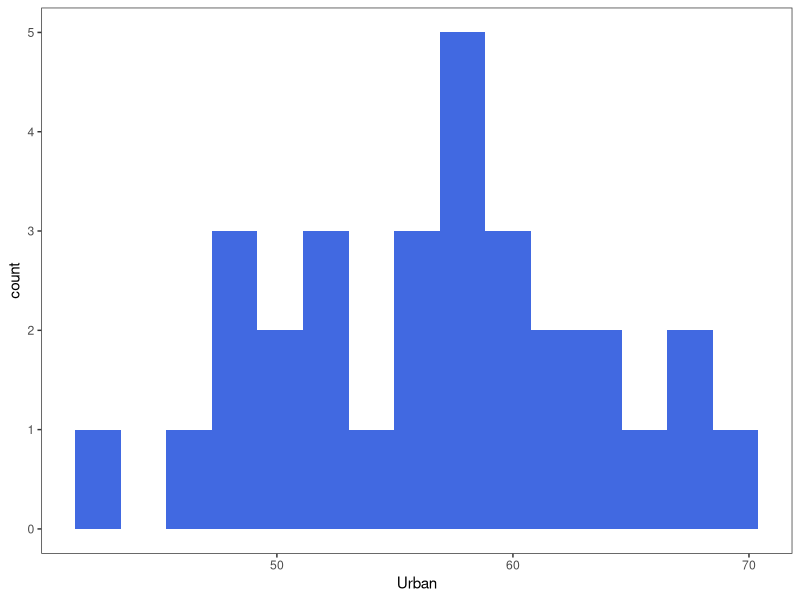
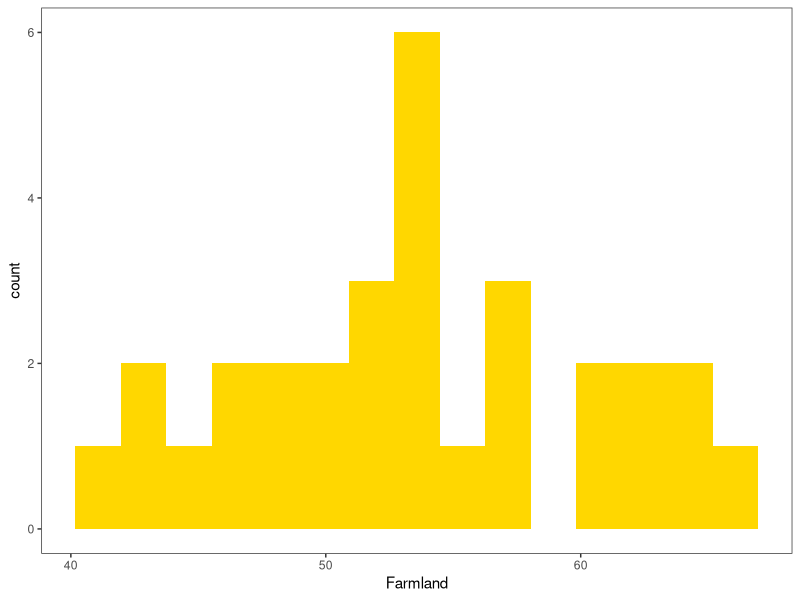
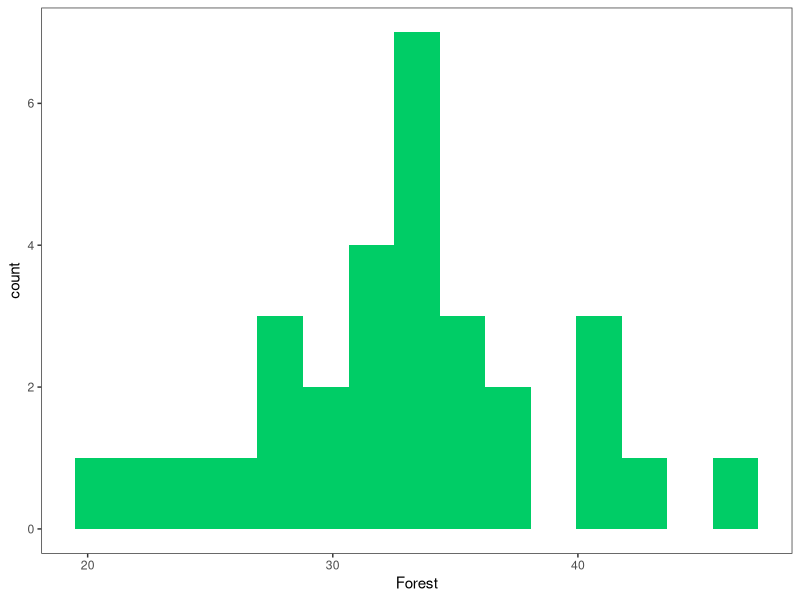
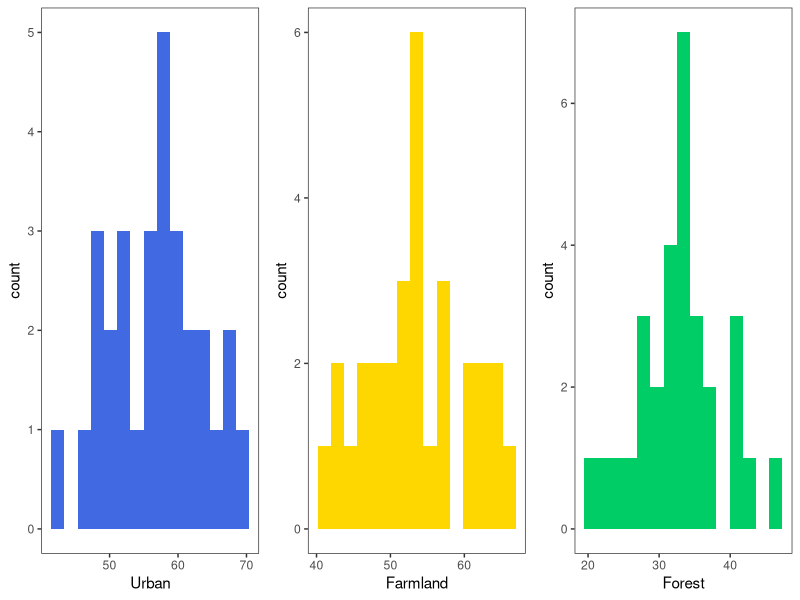
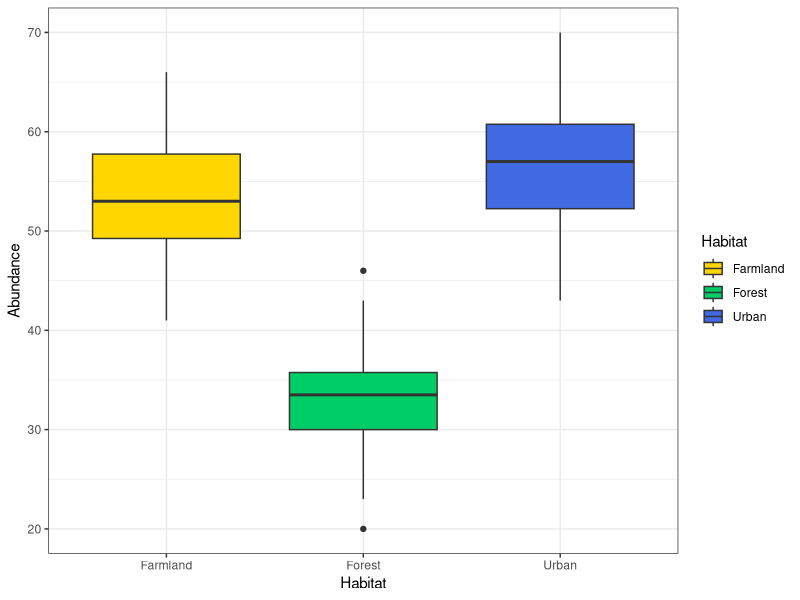
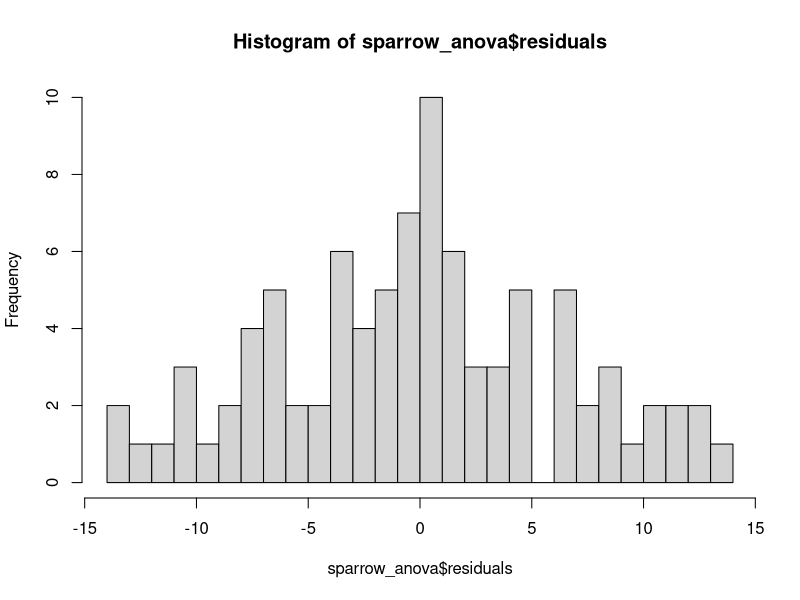
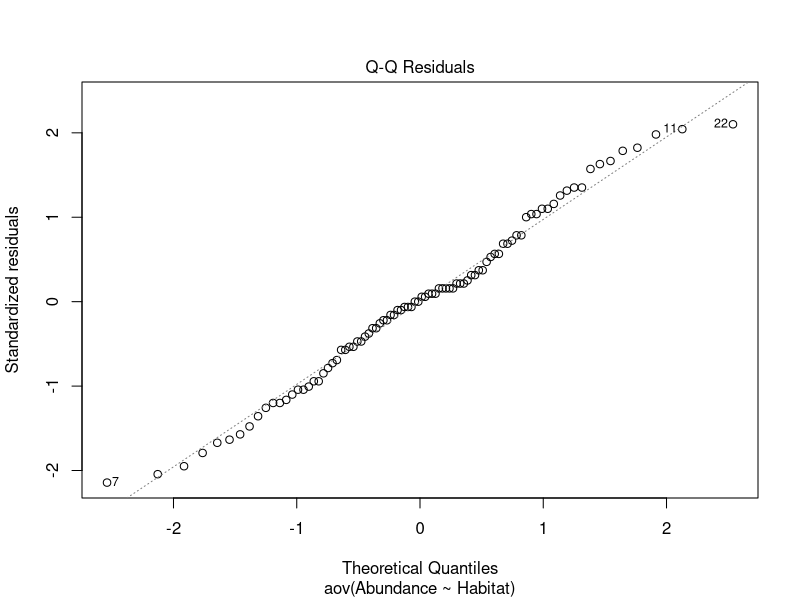
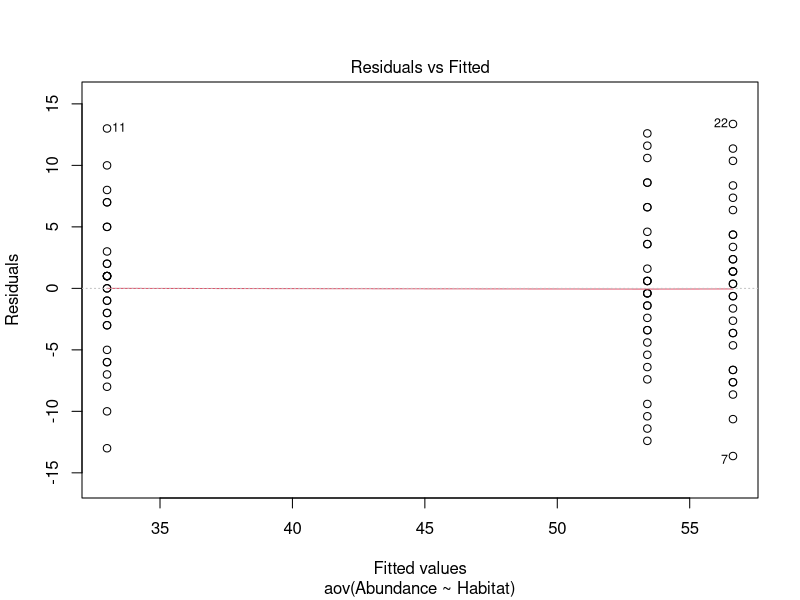

Source code (R) for these figures, in order:
# ANOVA and Tukey's HSD Tutorial full script
# Written by Abigail Haining
# Email - s2317501@ed.ac.uk
# 19/11/24

# Workflow:
# 1) Set working directory, load packages and import data
# 2) Data manipulation
# 3) Data visualisation
# 4) Running a one-way ANOVA
# 5) Running Tukey's HSD
# 6) Communicating model results



# 1) Set working directory, load packages and import data ----

# Set the working directory (enter your own filepath here)
setwd("C:/Users/abiga/OneDrive/3rd year/Data Science in EES/tutorial-Abigail-Louise")

# You can check where your working directory is
getwd()

# Load packages
library(tidyverse)
library(broom)
library(gridExtra)

# Import data
sparrow <- read_csv("data/house_sparrow.csv")

# Check the data
head(sparrow)
view(sparrow)


# 2) Data manipulation ----

# Convert data frame to long form
sparrow_long <- pivot_longer(sparrow, cols = c(Urban, Forest, Farmland), names_to = "Habitat", values_to = "Abundance")


# 3) Data visualisation ----

# Visualising data with histograms to check for normal distribution for each habitat type
# Urban
(sparrow_urban <- ggplot(sparrow, aes(x = Urban)) +
   geom_histogram(bins = 15, 
                  fill = "royalblue") +
  theme_test())

# Farmland
(sparrow_farmland <- ggplot(sparrow, aes(x = Farmland)) +
    geom_histogram(bins = 15, 
                   fill = "gold") +
    theme_test())

# Forest
(sparrow_forest <- ggplot(sparrow, aes(x = Forest)) +
    geom_histogram(bins = 15,
                   fill = "springgreen3") +
    theme_test())

# Arranging plots in a single panel
grid.arrange(sparrow_urban, sparrow_farmland, sparrow_forest, nrow = 1)

# Visualising data with a boxplot
(sparrow_boxplot <- ggplot(sparrow_long,                                      
                           aes(x = Habitat, y = Abundance, fill = Habitat)) + # Setting x axis as habitat and y as abundance 
   geom_boxplot() +                                                           # Adding data as a boxplot
   scale_fill_manual(values = c("gold", "springgreen3", "royalblue")) +       # Setting box colours to colourblind friendly colours
   theme_bw())                                                                # Apply a clean theme


# 4) Running a one-way ANOVA ----

# Running a one-way ANOVA of abundance against habitat
sparrow_anova <- aov(Abundance ~ Habitat, data = sparrow_long)

# Printing summary output
summary(sparrow_anova)

# Checking assumptions:

# Normal distribution of residuals - this can be checked by plotting a histogram of the residuals and a normal Q-Q plot

hist(sparrow_anova$residuals, breaks = 30)  # Plotting histogram of residuals and increasing intervals to get a better visualisation
# The residuals do not look normally distributed

plot(sparrow_anova, which = 2) # Plotting Q-Q plot
# There are heavy tails present which suggests the data has a skewed distribution 
# Or the outliers do not follow a normal distribution (by looking at the histogram it appears to be the this)

# Checking for homoscedasticity
plot(sparrow_anova, which = 1)
# The red line is flat against grey dashed line which is what we want to see


# 5) Running Tukey's HSD ----

# Running Tukey's HSD post-hoc test on the anova output and setting the confidence level to 95%
(sparrow_test <- TukeyHSD(sparrow_anova, conf.level=.95))

# To convert results into a better presented format of the summary table you can use the broom package
(tukey_results <- broom::tidy(sparrow_test)) # Creating tidy data frame using broom

# Plotting Tukey's test result
plot(sparrow_test)


# 6) Communicating model results ----

# Creating summary table of key statistics 
sparrow_summary <- sparrow_long %>%
  group_by(Habitat) %>%                          # Grouping the abundance data by habitat
  summarise(n = n(),                             # "n" is the number of observations
            average_abundance = mean(Abundance), # Average abundance of each habitat
            SD = sd(Abundance)) %>%              # Standard deviation of abundance in each habitat
  mutate(SE = SD/sqrt(n))                        # Standard error of abundance in each habitat

# Creating bar plot of sparrow summary
(sparrow_barplot <- ggplot(data = sparrow_summary) +
    geom_bar(aes(x = Habitat, y = average_abundance, fill = Habitat),    # Creating bar plot with habitat on the x axis and average abundance on the y
             stat = "identity", colour = "black") +                      # Setting stat to identity uses average_abundance instead of count and adding black borders to bars
    geom_errorbar(aes(x = Habitat, ymin = average_abundance - SE,        # Adding error bars to represent standard error
                      ymax = average_abundance + SE), width = 0.25,          # Setting width of the error bars to 0.25 for better visibility
                  colour = "black", linewidth = 0.6) +                   # Setting colour and thickness of error bars
    scale_fill_manual(values = c("gold", "springgreen3", "royalblue")) + # Setting bar colours to colourblind friendly colours
    labs(x = "\n Habitat", y = "Average Abundance \n") +                 # Adding axis titles (\n leaves a space between plot and title)
    theme_test() +                                                       # Apply a clean theme
    theme(legend.position = "none"))                                     # Removing legend


# Improve Tukey's test result plot
(sparrow_tukey_plot <- ggplot(tukey_results, 
                              aes(x = contrast, y = estimate)) +      # Set x axis to pairwise comparisons and y to mean differences
    geom_point(color = "black", size = 2) +                           # Add points for mean differences and increase size
    geom_errorbar(aes(ymin = conf.low, ymax = conf.high),             # Add error bars showing confidence intervals
                  width = 0.2, color = "black") +                     # Add error bars for confidence intervals
    geom_hline(yintercept = 0, linetype = "dashed", color = "blue") + # Add a reference line at 0 and highlight with blue colour
    coord_flip() +                                                    # Flip coordinates for horizontal orientation
    labs(x = "Pairwise Comparisons", y = "Mean Difference",           # Add informative axis titles
         title = "Tukey HSD Test with 95% confidence level") +        # Add plot title
    theme_bw(base_size = 12))                                         # Apply a clean theme
